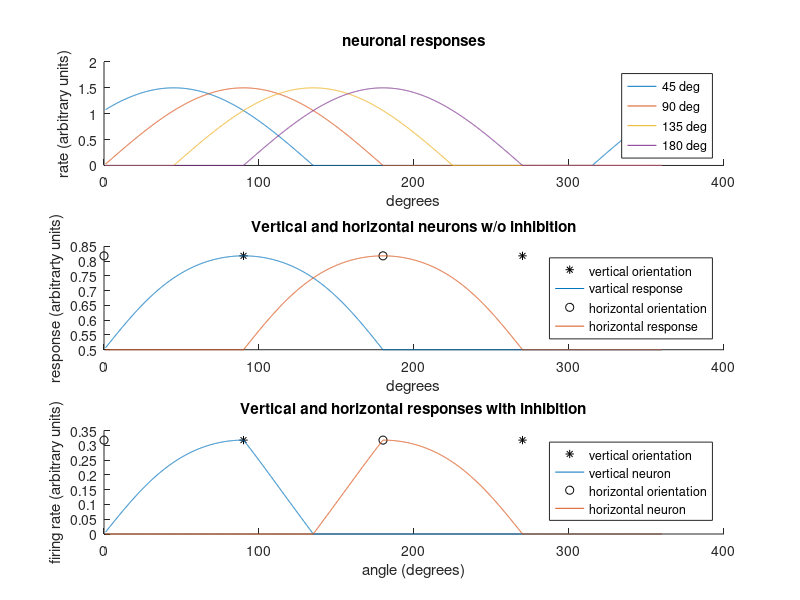

Source code (MATLAB):
function MacHW3

itype = 2;

%%% first layer %%%
% cosine tuning parameters
degs = 1:.1:360; tw=1; r0 = 0; rmax = 1.5;
% preferred orientations 
prefs = [45,90,135,180];
% initialize neuron response matrix;
n = nan(length(degs),length(prefs));
% generate firing rates;
for pref = prefs
 n(:,(prefs==pref)) = costu(r0,rmax,pref,tw,degs);
end

%%% second layer %%%
wv = [0;1;0;0]; % weights for vertical neuron
wh = [0;0;0;1]; % weights for horizontal neuron
rvn = sig(n*wv);% rate for veritcal neuron, no inhibition
rhn = sig(n*wh);% rate for horizontal neuron, no inhibition

%%% different ways to express inhibition...
switch itype
 case 1
  ivn= max(rvn./(rhn./max(rhn)),0); % vert response after inhibition
  ihn= max(rhn./(rvn./max(rvn)),0); % horz response after inhibition
 case 2 
  ivn = max(rvn-rhn,0);
  ihn = max(rhn-rvn,0);
 case 3
  ivn = sig(n*wv-rhn);
  ihn = sig(n*wh-rvn);
end

%%% plotting %%%
figure;
% Raw neurons;
subplot(3,1,1); hold on;
plot(degs,n)
h = legend('45 deg','90 deg','135 deg','180 deg');
set(h,'location','best')
title('neuronal responses')
xlabel('degrees')
ylabel('rate (arbitrary units)')
% raw second layer
subplot(3,1,2); hold on;
maxr = max([rvn(:);rhn(:)]);
plot([90,270],[maxr,maxr],'k*');
plot(degs,rvn)
plot([0,180],[maxr,maxr],'ko');
plot(degs,rhn)
h=legend('vertical orientation','vartical response',...
         'horizontal orientation','horizontal response');
set(h,'location','best')
xlabel('degrees')
ylabel('response (arbitrarty units)')
title('Vertical and horizontal neurons w/o inhibition')
% raw second layer;
subplot(3,1,3); hold on;
maxi = max([ivn(:);ihn(:)]);
plot([90,270],[maxi,maxi],'k*'); 
plot(degs,ivn);
plot([0,180],[maxi,maxi],'ko');
plot(degs,ihn);
h = legend('vertical orientation','vertical neuron',...
           'horizontal orientation','horizontal neuron');
set(h,'location','best');
ylabel('firing rate (arbitrary units)')
xlabel('angle (degrees)')
title('Vertical and horizontal responses with inhibition')

end

% cosine tuning curves, takes degree args
function rates = costu(r0,rmax,pref,tw,degs)
rates = max(0, r0+(rmax-r0)*cosd(degs-pref).^tw);
end

% sigmoid function
function s = sig(x)
s = 1./(1+exp(-x));
end



